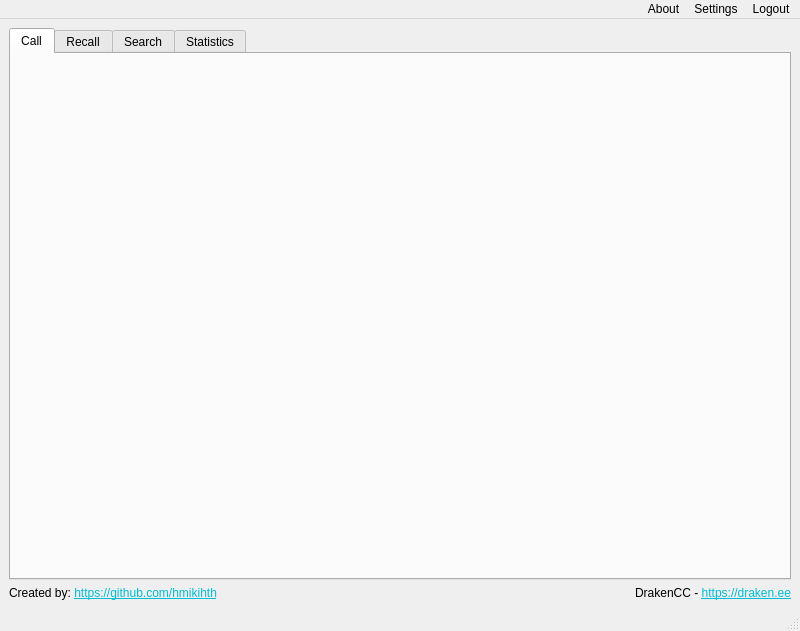
<?xml version="1.0" encoding="UTF-8"?>
<ui version="4.0">
 <class>MainWindow</class>
 <widget class="QMainWindow" name="MainWindow">
  <property name="geometry">
   <rect>
    <x>0</x>
    <y>0</y>
    <width>800</width>
    <height>631</height>
   </rect>
  </property>
  <property name="minimumSize">
   <size>
    <width>800</width>
    <height>600</height>
   </size>
  </property>
  <property name="windowTitle">
   <string>DrakenCC</string>
  </property>
  <widget class="QWidget" name="centralwidget">
   <layout class="QVBoxLayout" name="verticalLayout_2">
    <item>
     <widget class="QTabWidget" name="tabWidget">
      <property name="sizePolicy">
       <sizepolicy hsizetype="Expanding" vsizetype="Expanding">
        <horstretch>0</horstretch>
        <verstretch>0</verstretch>
       </sizepolicy>
      </property>
      <property name="minimumSize">
       <size>
        <width>700</width>
        <height>450</height>
       </size>
      </property>
      <property name="layoutDirection">
       <enum>Qt::LeftToRight</enum>
      </property>
      <property name="currentIndex">
       <number>0</number>
      </property>
      <widget class="QWidget" name="call_tab">
       <attribute name="title">
        <string>Call</string>
       </attribute>
      </widget>
      <widget class="QWidget" name="recall_tab">
       <attribute name="title">
        <string>Recall</string>
       </attribute>
      </widget>
      <widget class="QWidget" name="search_tab">
       <attribute name="title">
        <string>Search</string>
       </attribute>
      </widget>
      <widget class="QWidget" name="statistics_tab">
       <attribute name="title">
        <string>Statistics</string>
       </attribute>
      </widget>
     </widget>
    </item>
    <item>
     <layout class="QHBoxLayout" name="horizontalLayout_2">
      <item>
       <widget class="QLabel" name="label">
        <property name="text">
         <string>&lt;html&gt;&lt;head/&gt;&lt;body&gt;&lt;p&gt;Created by: &lt;a href=&quot;https://github.com/hmikihth&quot;&gt;&lt;span style=&quot; text-decoration: underline; color:#00bcd4;&quot;&gt;https://github.com/hmikihth&lt;/span&gt;&lt;/a&gt;&lt;/p&gt;&lt;/body&gt;&lt;/html&gt;</string>
        </property>
       </widget>
      </item>
      <item>
       <widget class="QLabel" name="label_4">
        <property name="minimumSize">
         <size>
          <width>40</width>
          <height>0</height>
         </size>
        </property>
        <property name="maximumSize">
         <size>
          <width>40</width>
          <height>16777215</height>
         </size>
        </property>
        <property name="text">
         <string>&lt;html&gt;&lt;head/&gt;&lt;body&gt;&lt;p&gt;&lt;img height=30 src=&quot;:/Logo/DrakenLogo.png&quot;/&gt;&lt;a href=&quot;https://draken.ee&quot;&gt;&lt;/p&gt;&lt;/body&gt;&lt;/html&gt;</string>
        </property>
        <property name="alignment">
         <set>Qt::AlignCenter</set>
        </property>
       </widget>
      </item>
      <item>
       <widget class="QLabel" name="label_2">
        <property name="text">
         <string>&lt;p&gt;DrakenCC - &lt;span style=&quot; text-decoration: underline; color:#00bcd4;&quot;&gt;https://draken.ee&lt;/span&gt;&lt;/a&gt;&lt;/p&gt;</string>
        </property>
        <property name="alignment">
         <set>Qt::AlignRight|Qt::AlignTrailing|Qt::AlignVCenter</set>
        </property>
       </widget>
      </item>
     </layout>
    </item>
   </layout>
  </widget>
  <widget class="QMenuBar" name="menubar">
   <property name="geometry">
    <rect>
     <x>0</x>
     <y>0</y>
     <width>800</width>
     <height>19</height>
    </rect>
   </property>
   <property name="layoutDirection">
    <enum>Qt::RightToLeft</enum>
   </property>
   <widget class="QMenu" name="menuLogout">
    <property name="title">
     <string>Logout</string>
    </property>
   </widget>
   <widget class="QMenu" name="menuSettings">
    <property name="title">
     <string>Settings</string>
    </property>
    <addaction name="actionOperator"/>
    <addaction name="actionAdmin"/>
   </widget>
   <widget class="QMenu" name="menuAbout">
    <property name="title">
     <string>About</string>
    </property>
   </widget>
   <addaction name="menuLogout"/>
   <addaction name="menuSettings"/>
   <addaction name="menuAbout"/>
  </widget>
  <widget class="QStatusBar" name="statusbar"/>
  <action name="actionOperator">
   <property name="text">
    <string>Operator</string>
   </property>
  </action>
  <action name="actionAdmin">
   <property name="text">
    <string>Admin</string>
   </property>
  </action>
 </widget>
 <resources>
  <include location="client.qrc"/>
 </resources>
 <connections/>
</ui>
